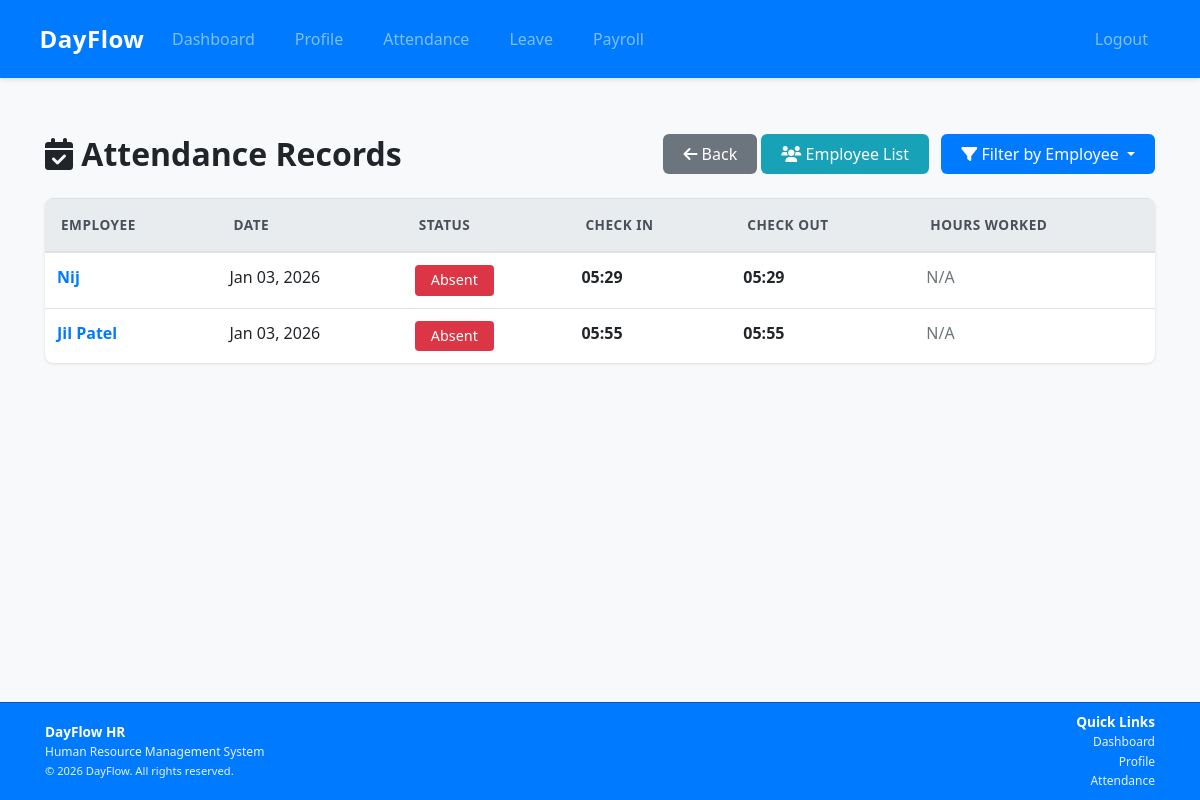
Before: /attendance/ (signed in) with the older database file.
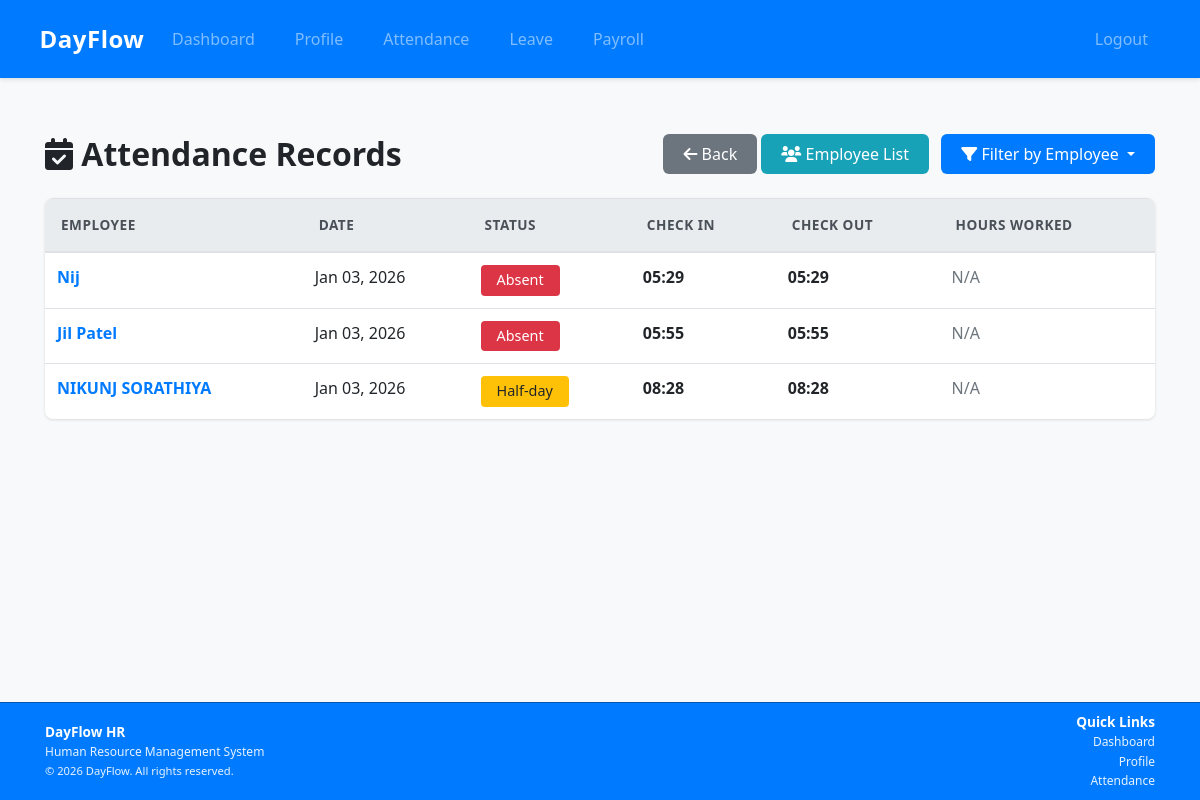
After: the same page with the newer database file.
### apps/attendance/models.py (models this page shows, shortened)
class Attendance(models.Model):
    STATUS_CHOICES = [
        ('present', 'Present'),
        ('absent', 'Absent'),
        ('half_day', 'Half-day'),
        ('leave', 'Leave'),
    ]
    employee = models.ForeignKey(User, on_delete=models.CASCADE)
    date = models.DateField(auto_now_add=True)
    check_in = models.TimeField(null=True, blank=True)
    check_out = models.TimeField(null=True, blank=True)
    hours_worked = models.DecimalField(max_digits=4, decimal_places=2, null=True, blank=True)
    status = models.CharField(max_length=10, choices=STATUS_CHOICES, default='absent')
    class Meta:
        unique_together = ('employee', 'date')
        verbose_name_plural = 'Attendances'

### apps/accounts/models.py (models this page shows, shortened)
class User(AbstractUser):
    ROLE_CHOICES = [
        ('employee', 'Employee'),
        ('admin', 'Admin'),
    ]
    email = models.EmailField(unique=True)
    role = models.CharField(max_length=10, choices=ROLE_CHOICES, default='employee')
    email_verification_token = models.CharField(max_length=100, blank=True, null=True)
    USERNAME_FIELD = 'email'
    REQUIRED_FIELDS = ['username']
    class Meta:
        app_label = 'accounts'

### apps/attendance/views.py (the view, shortened to what this page needs)
# urls.py: path('', views.attendance_list, name='attendance_list'),
@login_required
def attendance_list(request):
    employee_id = request.GET.get('employee_id')
    if request.user.role == 'admin':
        if employee_id:
            employee = get_object_or_404(User, id=employee_id)
            attendances = Attendance.objects.filter(employee=employee).order_by('-date')
            selected_employee = employee
        else:
            attendances = Attendance.objects.all().order_by('-date')
            selected_employee = None
        checked_in = None  # Admin doesn't need check-in button
    employees = User.objects.filter(role='employee') if request.user.role == 'admin' else None
    return render(request, 'attendance/attendance_list.html', {
        'attendances': attendances,
        'checked_in': checked_in,
        'employees': employees,
        'selected_employee': selected_employee,
    })

### templates/attendance/attendance_list.html (shortened to what this page needs)
{% extends 'base.html' %}
{% block content %}
<div class="d-flex justify-content-between align-items-center mb-4">
    <h2 class="mb-0"><i class="fas fa-calendar-check"></i> Attendance Records{% if selected_employee %} - {{ selected_employee.get_full_name|default:selected_employee.username }}{% endif %}</h2>
    <div>
        {% if user.role == 'admin' %}
            <a href="{% url 'dashboard' %}" class="btn btn-secondary">
                <i class="fas fa-arrow-left"></i> Back
            </a>
            <a href="{% url 'employee_list' %}" class="btn btn-info">
                <i class="fas fa-users"></i> Employee List
            </a>
            {% if employees %}
                <div class="dropdown d-inline-block ml-2">
                    <button class="btn btn-primary dropdown-toggle" type="button" id="employeeDropdown" data-toggle="dropdown" aria-haspopup="true" aria-expanded="false">
                        <i class="fas fa-filter"></i> {% if selected_employee %}{{ selected_employee.get_full_name|default:selected_employee.username }}{% else %}Filter by Employee{% endif %}
                    </button>
                </div>
            {% endif %}
        {% endif %}
    </div>
</div>
<div class="card shadow-sm">
    <div class="card-body p-0">
        <div class="table-responsive">
            <table class="table table-hover mb-0">
                <thead class="thead-light">
                    <tr>
                        {% if user.role == 'admin' and not selected_employee %}<th>Employee</th>{% endif %}
                        <th>Date</th>
                        <th>Status</th>
                        <th>Check In</th>
                        <th>Check Out</th>
                        <th>Hours Worked</th>
                    </tr>
                </thead>
                <tbody>
                    {% for attendance in attendances %}
                        <tr class="animated-row">
                            {% if user.role == 'admin' and not selected_employee %}
                                <td>
                                    <a href="{% url 'employee_profile' attendance.employee.id %}" class="text-decoration-none">
                                        <strong>{{ attendance.employee.get_full_name|default:attendance.employee.username }}</strong>
                                    </a>
                                </td>
                            {% endif %}
                            <td>{{ attendance.date|date:"M d, Y" }}</td>
                            <td>
                                <span class="badge badge-{% if attendance.status == 'present' %}success{% elif attendance.status == 'absent' %}danger{% elif attendance.status == 'half_day' %}warning{% else %}secondary{% endif %} badge-lg">
                                    {{ attendance.get_status_display }}
                                </span>
                            </td>
                            <td>{% if attendance.check_in %}<strong>{{ attendance.check_in|time:"H:i" }}</strong>{% else %}<span class="text-muted">N/A</span>{% endif %}</td>
                            <td>{% if attendance.check_out %}<strong>{{ attendance.check_out|time:"H:i" }}</strong>{% else %}<span class="text-muted">N/A</span>{% endif %}</td>
                            <td>
                                {% if attendance.hours_worked %}
                                    <strong>{{ attendance.hours_worked }}</strong> hrs
                                {% else %}
                                    <span class="text-muted">N/A</span>
                                {% endif %}
                            </td>
                        </tr>
                    {% endfor %}
                </tbody>
            </table>
        </div>
    </div>
</div>
{% endblock %}

Changed rows visible on the page:
added Attendance: employee.get_full_name "NIKUNJ SORATHIYA", date "Jan 03, 2026", status "Half-day", check_in "08:28", check_out "08:28", hours_worked "N/A"
